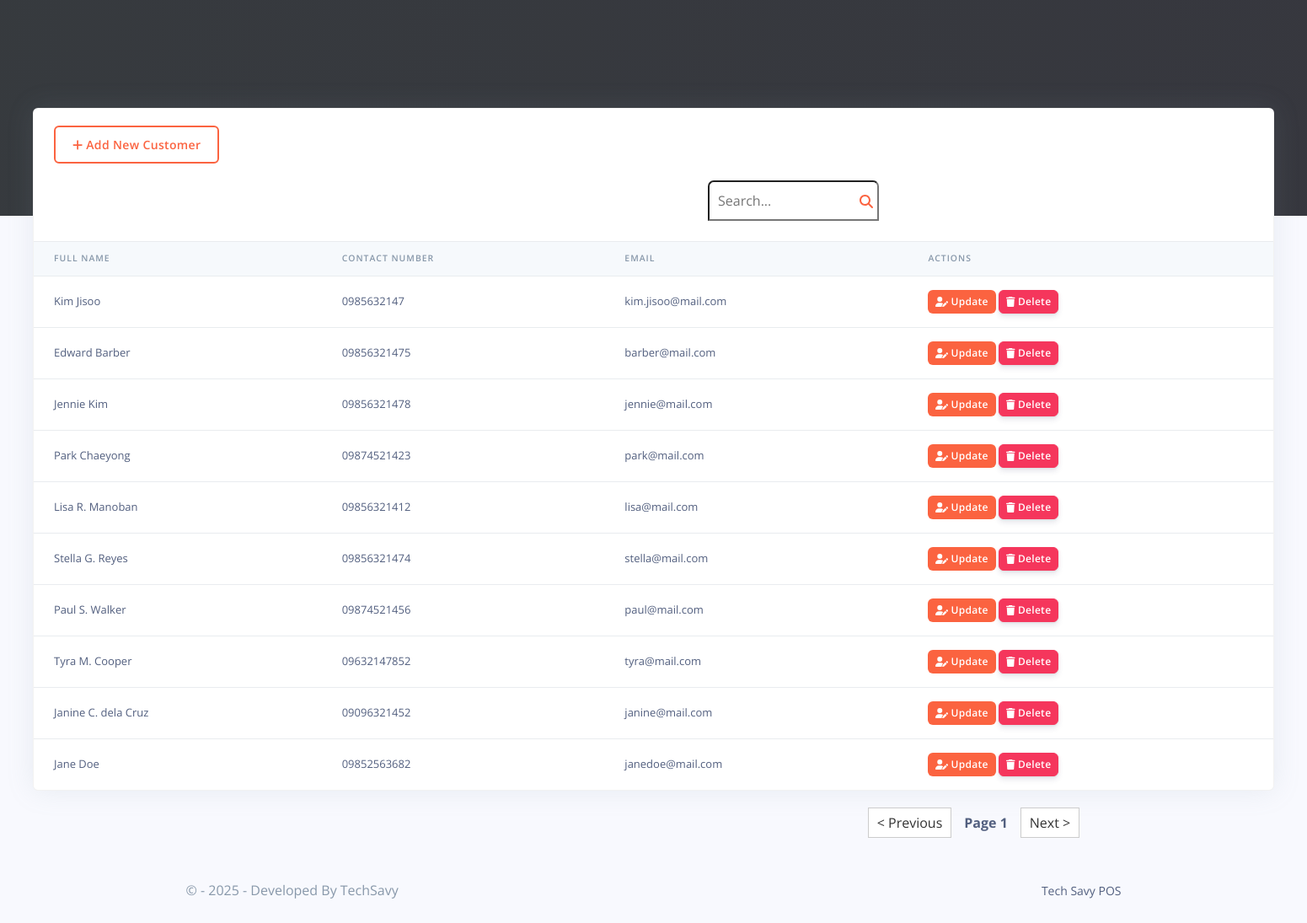
The page /admin/customes.php (signed in) on the database its author committed.
### tables this page shows
CREATE TABLE `rpos_customers` (
  `customer_id` varchar(200) NOT NULL,
  `customer_name` varchar(200) NOT NULL,
  `customer_phoneno` varchar(200) NOT NULL,
  `customer_email` varchar(200) NOT NULL,
  `customer_password` varchar(200) NOT NULL,
  `created_at` timestamp(6) NOT NULL DEFAULT current_timestamp(6) ON UPDATE current_timestamp(6)
);

### admin/customes.php (the view, shortened to what this page needs)
<?php
include('config/config.php');
require_once('partials/_head.php');
?>
<body>
  <div class="main-content">
    <div class="container-fluid mt--8">
      <div class="row">
        <div class="col">
          <div class="card shadow">
            <div class="card-header border-0">
              <a href="add_customer.php" class="btn" style="border: 2px solid #fb6340; color:#fb6340; ">
              <i class="fa-solid fa-plus" style="color: #fb6340"></i>
                Add New Customer
              </a>
            </div>
            <div class="table-responsive">
            <div class="search-bar">
            <input type="text" id="searchInput" class="search-input" placeholder="Search...">
            <i class="fa-solid fa-magnifying-glass" style="position: relative; top: -35px; left: 980px; color: #fb6340;"></i></div>
              <table class="table align-items-center table-flush">
                <thead class="thead-light">
                  <tr>
                    <th scope="col">Full Name</th>
                    <th scope="col">Contact Number</th>
                    <th scope="col">Email</th>
                    <th scope="col">Actions</th>
                  </tr>
                </thead>
                <tbody>
                  <?php
                  $ret = "SELECT * FROM  rpos_customers  ORDER BY `rpos_customers`.`created_at` DESC ";
                  $stmt = $mysqli->prepare($ret);
                  $stmt->execute();
                  $res = $stmt->get_result();
                  while ($cust = $res->fetch_object()) {
                  ?>
                    <tr>
                      <td><?php echo $cust->customer_name; ?></td>
                      <td><?php echo $cust->customer_phoneno; ?></td>
                      <td><?php echo $cust->customer_email; ?></td>
                      <td>
                        <a href="update_customer.php?update=<?php echo $cust->customer_id; ?>">
                          <button class="btn btn-sm text-white"  style="background-color: #fb6340;">
                            <i class="fas fa-user-edit"></i>
                            Update
                          </button>
                        </a>
                        <a href="customes.php?delete=<?php echo $cust->customer_id; ?>">
                          <button class="btn btn-sm btn-danger">
                            <i class="fas fa-trash"></i>
                            Delete
                          </button>
                        </a>
                      </td>
                    </tr>
                  <?php } ?>
                </tbody>
              </table>
            </div>
          </div>
        </div>
      </div>
      <div class="pagination" id="item-list">
      <button id="prevPageBtn">&lt; Previous</button>
      <span id="currentPage">Page 1</span>
      <button id="nextPageBtn">Next &gt;</button>
    </div>
      <?php
      require_once('partials/_footer.php');
      ?>
    </div>
  </div>
</body>
</html>

### admin/customes.php (style rules this page uses)
.pagination { display: flex; align-items: center; justify-content: center; margin-top: 20px; position: relative; left: 380px; }
.pagination button { background-color: #ffffff; color: #333; border: 1px solid #ccc; padding: 5px 10px; cursor: pointer; }
#currentPage { margin: 0 15px; font-weight: bold; }

### rows shown on the page
rpos_customers: customer_name "Kim Jisoo", customer_phoneno "0985632147", customer_email "kim.jisoo@mail.com"
rpos_customers: customer_name "Edward Barber", customer_phoneno "09856321475", customer_email "barber@mail.com"
rpos_customers: customer_name "Jennie Kim", customer_phoneno "09856321478", customer_email "jennie@mail.com"
rpos_customers: customer_name "Park Chaeyong", customer_phoneno "09874521423", customer_email "park@mail.com"
rpos_customers: customer_name "Lisa R. Manoban", customer_phoneno "09856321412", customer_email "lisa@mail.com"
rpos_customers: customer_name "Stella G. Reyes", customer_phoneno "09856321474", customer_email "stella@mail.com"
rpos_customers: customer_name "Paul S. Walker", customer_phoneno "09874521456", customer_email "paul@mail.com"
rpos_customers: customer_name "Tyra M. Cooper", customer_phoneno "09632147852", customer_email "tyra@mail.com"
rpos_customers: customer_name "Janine C. dela Cruz", customer_phoneno "09096321452", customer_email "janine@mail.com"
rpos_customers: customer_name "Jane Doe", customer_phoneno "09852563682", customer_email "janedoe@mail.com"
